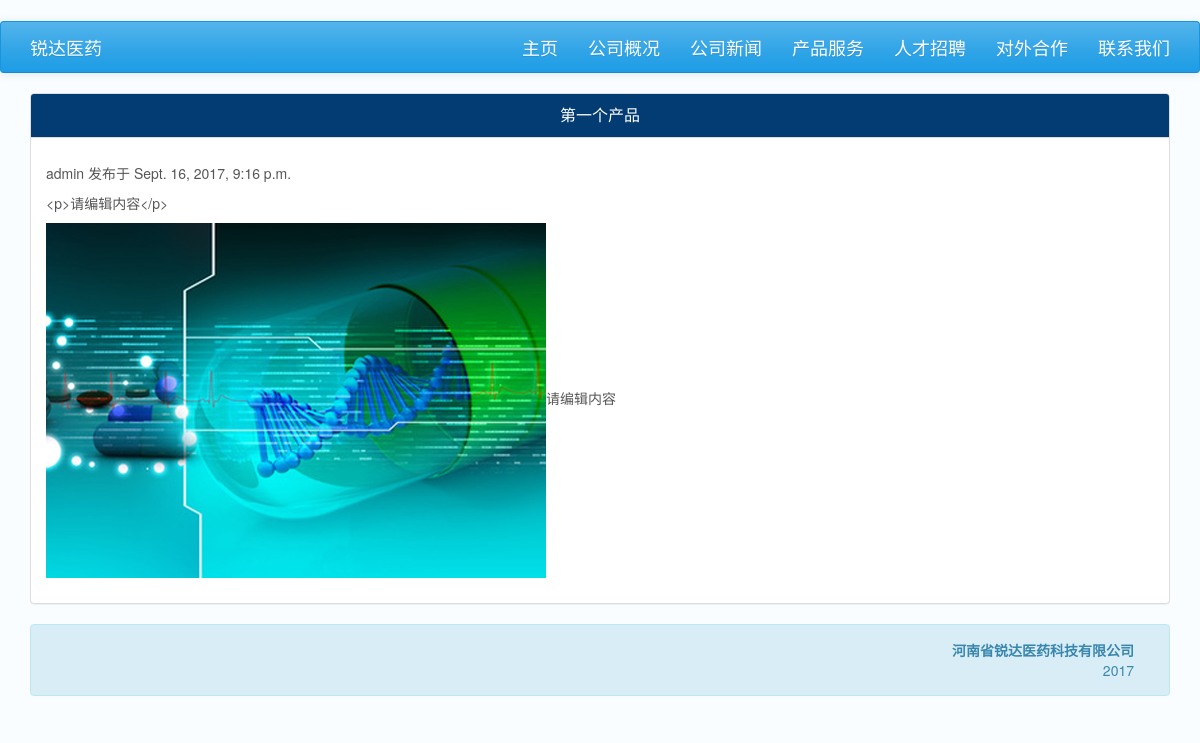
Screenshot of /main/2017/09/16/product_001/ with the database file from the repository.
### main/models.py (models this page shows, shortened)
class News(models.Model):
    STATUS_CHOICES = (
        ('draft', 'Draft'),
        ('published', 'Published'),
    )
    CATEGORY_CHOICES = (
        ('news', 'News'),
        ('product', 'Product'),
        ('employment', 'Employment'),
    )
    category = models.CharField(max_length=10,
                                choices=CATEGORY_CHOICES,
                                default='news')
    title = models.CharField(max_length=250)
    slug = models.SlugField(max_length=250,
                            unique_for_date='publish')
    author = models.ForeignKey(User,
                               related_name='news_posts')
    intro = models.TextField(default='请编剧简介')
    body = RichTextField(default='请编辑内容')
    body2 = RichTextUploadingField(default='请编辑内容')
    publish = models.DateTimeField(default=timezone.now)
    created = models.DateTimeField(auto_now_add=True)
    updated = models.DateTimeField(auto_now=True)
    status = models.CharField(max_length=10,
                              choices=STATUS_CHOICES,
                              default='draft')
    objects = models.Manager() # The default manager.
    published = PublishedManager() # Our custom manager.
    class Meta:
        ordering = ('-publish',)
        verbose_name_plural = '内容'

### main/views.py (the view)
def news_detail(request, year, month, day, news):
    news = get_object_or_404(News, slug=news,
                             status='published',
                             publish__year=year,
                             publish__month=month,
                             publish__day=day)
    return render(
        request,
        'main/news_detail.html',
        {'news': news},
    )

### main/templates/main/news_detail.html (shortened to what this page needs)
{% extends "main/base.html" %}
{% block main %}
    <div class="container">
        <div class="row">
            <div class="col-md-12">
                <div class="panel panel-info">
                    <div class="panel-heading">
                        <p class="panel-title text-center">{{ news.title }}</p>
                    </div>
                    <div class="panel-body">
                            <p class="date">
                                {{ news.author }} 发布于 {{ news.publish }}
                            </p>
                        {{ news.body|linebreaks }}
                        {{ news.body2|safe }}
                    </div>
                </div>
            </div>
        </div>
    </div>
{% endblock main %}

### rows the page displays
News: title "第一个产品", author "admin", publish "Sept. 16, 2017, 9:16 p.m.", body "<p>请编辑内容</p>", body2 (picture), body2 "请编辑内容"
